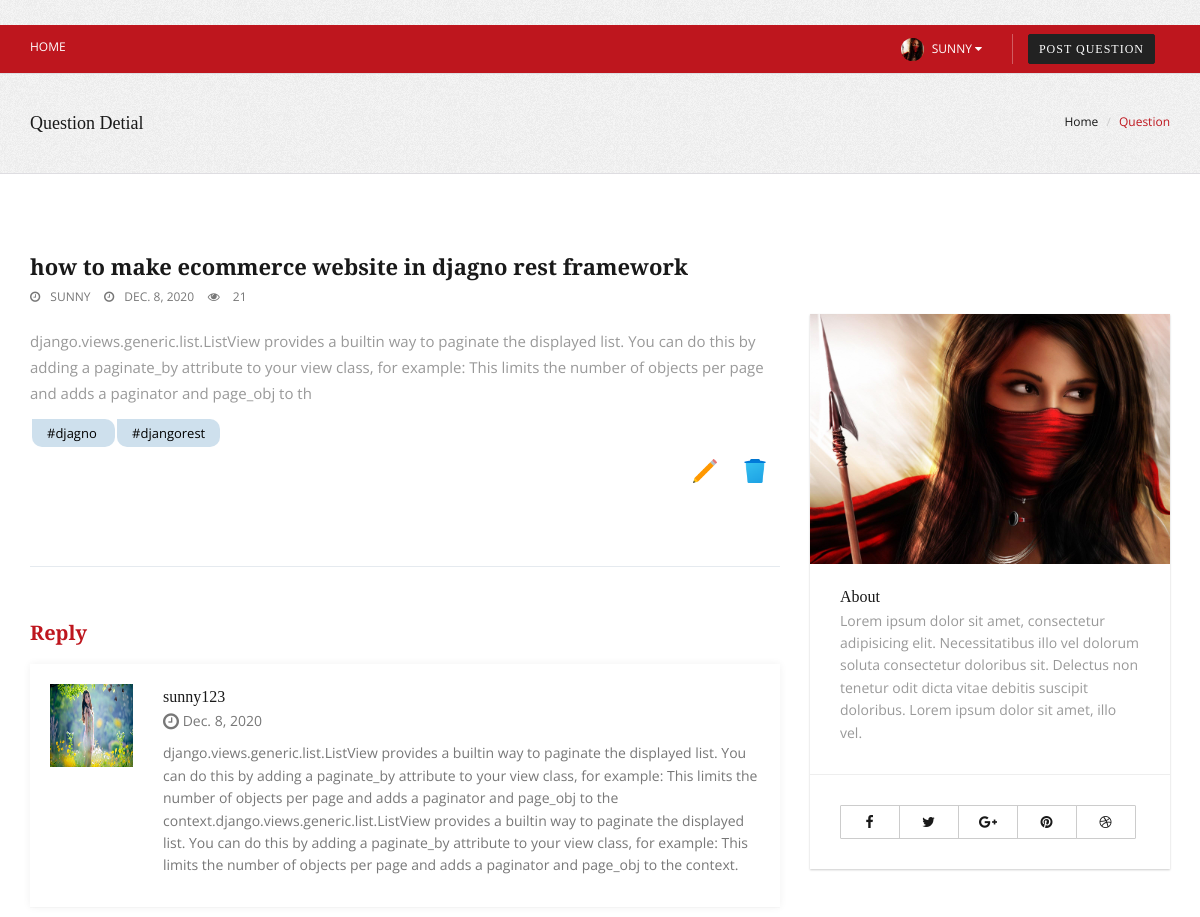
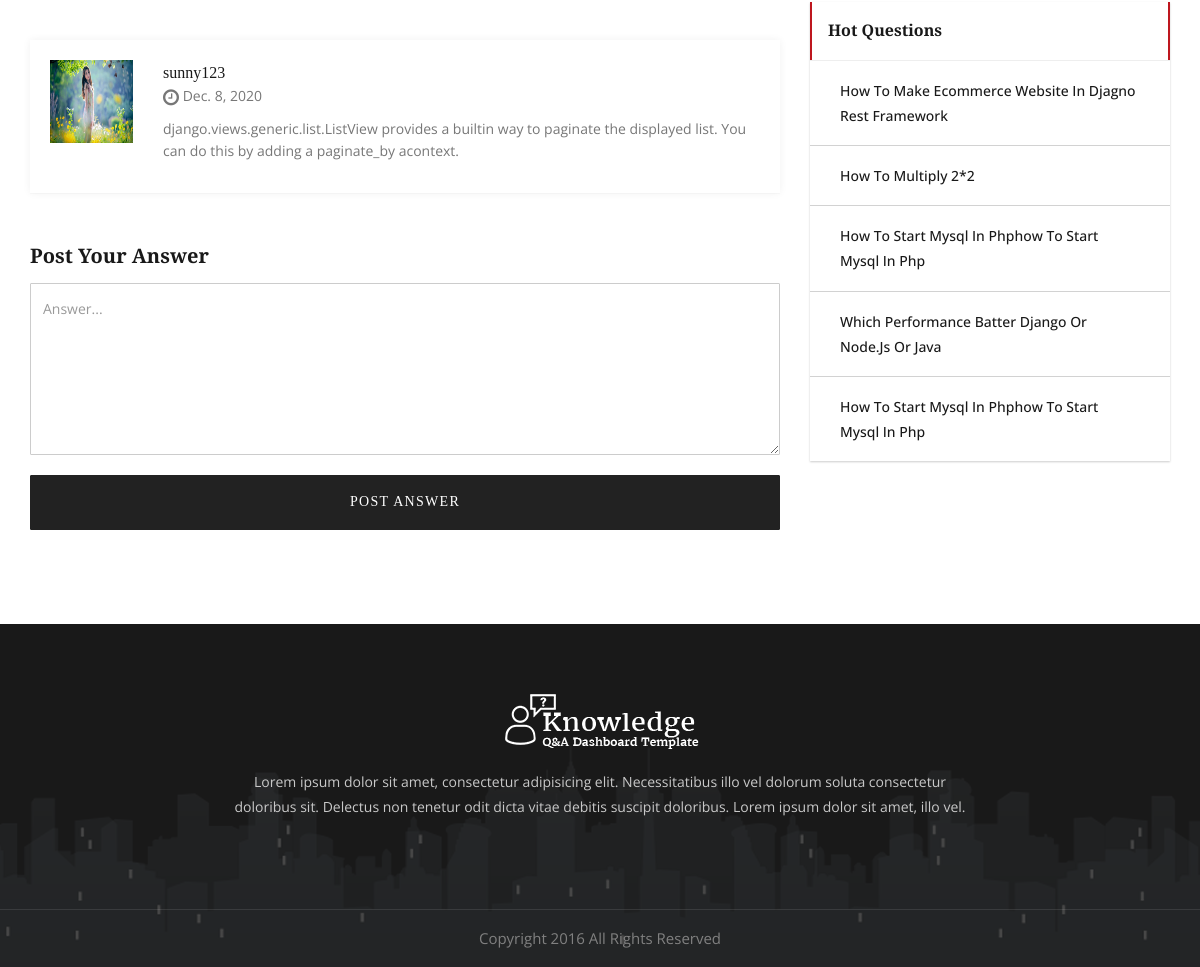
/question/7/ (signed in), run on the app's committed database (2 pictures, top to bottom).
### users/models.py (models this page shows, shortened)
class Profile(models.Model):
    GENDER_CHOICES = (
        ('male','male'),
        ('female','female'),
        ('other','other'),
    )
    user = models.OneToOneField(User, on_delete=models.CASCADE)
    name = models.CharField(max_length=150, null=False, blank=False,default="")
    image = models.ImageField(upload_to='image/',default='default.png', null=True, blank=True)
    field = models.CharField(max_length=100,null=True,blank=True)
    phone_no = models.CharField(validators=[RegexValidator("^0?[5-9]{1}\d{9}$")], max_length=51, null=True, blank=True)
    location = models.CharField(max_length=200,null=True)
    about = models.CharField(max_length=300,null=True)
    gender = models.CharField(choices=GENDER_CHOICES, max_length=50,null=True,blank=True)

### core/models.py (models this page shows)
class Question(models.Model):
    user = models.ForeignKey(to=Profile, on_delete=models.CASCADE)
    question_title = models.CharField(max_length=255, null=False, blank=False)
    description = models.TextField(max_length=255, null=False, blank=False)
    views = models.IntegerField(default=0, null=False,blank=False)
    tags = models.CharField(max_length=255, null=True, blank=True)
    create_at = models.DateField(auto_now_add=True)
    def incrementViewCount(self):
        self.views += 1
        self.save()

class Answer(models.Model):
    question = models.ForeignKey(to=Question, on_delete=models.CASCADE, null=False, blank=False)
    answer_by = models.ForeignKey(to=Profile, on_delete=models.CASCADE, null=False, blank=False)
    answer = models.TextField(max_length=255, null=False, blank=False)
    create_at = models.DateField(auto_now_add=True)

### core/views.py (the view, shortened to what this page needs)
# urls.py: path("question/<int:pk>/", QuestionDetailView.as_view(), name='detail'),
class QuestionDetailView(LoginRequiredMixin, DetailView):
    model = Question
    template_name = 'core/question-detial.html'
    context_object_name = 'question'
    form_class = AnswerForm
    def get_context_data(self, **kwargs):
        data = super(QuestionDetailView, self).get_context_data(**kwargs)
        question = Question.objects.get(pk=self.kwargs.get('pk'))
        profile = Profile.objects.get(user=question.user.user)
        answer = Answer.objects.filter(question=self.kwargs.get('pk'))
        hot_que = Question.objects.all().order_by('-id')[:5]
        tag_list = question.tags.split("#")
        data['profile'] = profile
        data['answer'] = answer
        data['hot_que'] = hot_que
        data['tag_list'] = tag_list[1:]
        data['form'] = AnswerForm(instance=self.request.user)
        return data
    def get_object(self, queryset=None):
        item = super().get_object(queryset)
        item.incrementViewCount()
        return item

### core/forms.py
class AnswerForm(ModelForm):
    class Meta:
        model = Answer
        fields = ('answer',)

### core/templates/core/question-detial.html (shortened to what this page needs)
{% extends 'core/base.html' %}
{% load crispy_forms_tags %}
{% load static %}
{% block content %}
    <section class="page-title">
      <div class="container">
        <div class="row">
          <div class="col-md-6 col-sm-7 co-xs-12 text-left">
            <h1>Question Detial</h1>
          </div>
          <div class="col-md-6 col-sm-5 co-xs-12 text-right">
            <div class="bread">
              <ol class="breadcrumb">
                <li><a href="{% url 'home' %}">Home</a>
                </li>
                <li class="active">Question</li>
              </ol>
            </div>
          </div>
        </div>
      </div>
    </section>
    <section class="section-padding-80 white question-details">
      <div class="container">
        <div class="row">
          <div class="col-md-8 col-lg-8 col-sm-12 col-xs-12">
            <div class="listing-grid ">
              <div class="row">
                <div class="col-md-12 col-sm-12 col-xs-12">
                  <h3><a href="#"> {{question.question_title}} </a></h3>
                  <div class="listing-meta">
                     <span><i class="fa fa-clock-o" aria-hidden="true"></i>{{question.user.user.username}}</span>
                     <span><i class="fa fa-clock-o" aria-hidden="true"></i>{{question.create_at}}</span>
                     <span><i class="fa fa fa-eye" aria-hidden="true"></i> {{question.views}}</span> </div>
                </div>
                <div class="col-md-12 col-sm-12 col-xs-12">
                  <p>{{question.description}}</p>
                  <div class="tagcloud">
                    {% for tag in tag_list %}
                     <a href="#">#{{tag}}</a>
                    {% endfor %}
                    </div>
                  {% if question.user.user == request.user %}
										<a href="{% url 'delete' question.id %}" ><img style="border:0; height:50px; width: 50px; padding:10px; float: right;" src="{% static 'icon/i-blue-delete.png' %}" /><a>
										<a href="{% url 'update' question.id %}" ><img style="border:0; height:50px; width: 50px; padding:10px; float: right;" src="{% static 'icon/i-edit.png' %}" /><a>
										{% endif %}
                </div>
              </div>
            </div>
            <div class="thread-reply">
              <h2>Reply </h2>
              {% for ans in answer %}
              <div class="media-block card-box ribbon-content">
                <div class="media-left">
                  <a data-toggle="tooltip" data-placement="bottom" data-original-title="Martina Jaz" href="#">
                    <img class="img-sm" alt="Profile Picture" src="{{ans.answer_by.image.url}}">
                  </a>
                </div>
                <div class="media-body">
                  <div class="mar-btm">
                    <h4><a href="#" class="btn-link text-semibold media-heading box-inline">{{ans.answer_by.user.username}}</a></h4>
                    <p class="text-muted text-sm"><i class="fa fa-clock-o fa-lg"></i> {{ans.create_at}}</p>
                  </div>
                  <p>{{ans.answer}}</p>
                </div>
              </div>
              {% endfor %}
              <form method="POST" >
                <div class="form-group">
                  <label>Post Your Answer</label>
                  <textarea cols="12" rows="7" class="form-control" name="text" type="text" placeholder="Answer..." required></textarea>
                </div>
                <button type="submit" class="btn btn-primary btn-lg btn-block">Post Answer</button>
              </form>
            </div>
          </div>
          <div class="col-md-4 col-sm-12 col-xs-12 clearfix">
            <div class="side-bar">
              <div class="widget">
                <div class="widget-image widget-image-sm"> <img alt="image" src="{{profile.image.url}}">
                </div>
                <div class="widget-content border-bottom">
                  <h4>About</h4>
                  <p>{{profile.about}}</p>
                </div>
                <div class="widget-content">
                  <div class="btn-group"> <a title="" data-toggle="tooltip" class="btn btn-default" href="javascript:void(0)" data-original-title="Facebook"><i class="fa fa-facebook fa-fw"></i></a> <a title="" data-toggle="tooltip" class="btn btn-default" href="javascript:void(0)" data-original-title="Twitter"><i class="fa fa-twitter fa-fw"></i></a> <a title="" data-toggle="tooltip" class="btn btn-default" href="javascript:void(0)" data-original-title="Google Plus"><i class="fa fa-google-plus fa-fw"></i></a> <a title="" data-toggle="tooltip" class="btn btn-default" href="javascript:void(0)" data-original-title="Pinterest"><i class="fa fa-pinterest fa-fw"></i></a> <a title="" data-toggle="tooltip" class="btn btn-default" href="javascript:void(0)" data-original-title="Dribbble"><i class="fa fa-dribbble fa-fw"></i></a> </div>
                </div>
              </div>
              <div class="widget">
                <div class="recent-comments">
                  <h2>Hot Questions</h2>
                  <hr class="widget-separator no-margin">
                  <ul>
                    {% for que in hot_que %}
                    <li><a href="{% url 'detail' que.id %}">{{que.question_title}}</a>
                    </li>
                    {% endfor %}
                  </ul>
                </div>
              </div>
            </div>
          </div>
        </div>
      </div>
    </section>
{% endblock %}

### core/templates/core/base.html (shortened to what this page needs)
{% load static %}
<!DOCTYPE html>
<html lang="en">
<head>
    <link rel="stylesheet" href="{% static 'css/bootstrap.css' %}">
    <link rel="stylesheet" href="{% static 'css/style.css' %}">
    <link rel="stylesheet" href="{% static 'css/font-awesome.css' %}">
    <link rel="stylesheet" href="{% static 'css/et-line-fonts.css' %}">
      <link rel="stylesheet" type="text/css" href="{% static 'css/owl.carousel.css' %}">
      <link rel="stylesheet" type="text/css" href="{% static 'css/owl.style.css' %}">
    <link type="text/css" rel="stylesheet" href="{% static 'css/animate.min.css' %}">
    <link type="text/css" rel="stylesheet" href="{% static 'css/bootstrap-dropdownhover.min.css' %}">
</head>
<body>
	<div class="top-bar">
		<div class="container">
			<div class="row">
				<div class="col-lg-4 col-md-4 col-sm-6 col-xs-4">
					<ul class="top-nav nav-left">
						<li><a href="{% url 'home' %}">Home</a>
						</li>
					</ul>
				</div>
				<div class="col-lg-8 col-md-8 col-sm-6 col-xs-8">
					<ul class="top-nav nav-right">
						{% if not request.user.is_authenticated %}
						<li><a href="{% url 'login' %}"><i class="fa fa-lock" aria-hidden="true"></i>Login</a>
						</li>
						<li><a href="{% url 'register' %}"><i class="fa fa-user-plus" aria-hidden="true"></i>Register</a>
						</li>
						{% else %}
						<li class="dropdown">
							<a class="dropdown-toggle" data-hover="dropdown" data-toggle="dropdown" data-animations="fadeInUp">
								<img class="img-circle resize" alt="" src="{{request.user.profile.image.url}}">
								<span class="hidden-xs small-padding">
									<span>{{request.user.username}}</span>
								<i class="fa fa-caret-down"></i>
								</span>
							</a>
							<li>
								<div ><a href="{% url 'create' %}" class="btn btn-primary btn-sm">Post Question</a>
								</div>
							</li>
						</li>
						{% endif %}
					</ul>
				</div>
			</div>
		</div>
	</div>
	<div class="main-content-area">
		{% block content %}
		{% endblock %}
	</div>
  <footer class="footer-area">
    <div class="footer-content">
      <div class="container">
        <div class="row clearfix">
          <div class="col-md-8 col-md-offset-2">
            <div class="footer-content text-center no-padding margin-bottom-40">
              <div class="logo-footer"><img id="logo-footer" class="center-block" src="images/logo-1.png" alt="">
              </div>
              <p>Lorem ipsum dolor sit amet, consectetur adipisicing elit. Necessitatibus illo vel dolorum soluta consectetur doloribus sit. Delectus non tenetur odit dicta vitae debitis suscipit doloribus. Lorem ipsum dolor sit amet, illo vel.</p>
            </div>
          </div>
        </div>
      </div>
    </div>
    <div class="footer-copyright">
      <div class="auto-container clearfix">
        <div class=" text-center">Copyright 2016 All Rights Reserved</div>
      </div>
    </div>
  </footer>
</body>
</html>

### data on the page
Question: question_title "how to make ecommerce website in djagno rest framework", user.user.username "SUNNY", create_at "DEC. 8, 2020", views "21", description "django.views.generic.list.ListView provides a builtin way to paginate the displayed list. You can do this by adding a paginate_by attribute to your view class, for example: This limits the number of objects per page and adds a paginator and page_obj to th", question_title "How To Make Ecommerce Website In Djagno Rest Framework"
Answer: answer_by.image (picture), answer_by.user.username "sunny123", create_at "Dec. 8, 2020", answer "django.views.generic.list.ListView provides a builtin way to paginate the displayed list. You can do this by adding a paginate_by attribute to your view class, for example: This limits the number of objects per page and adds a paginator and page_obj to the context.django.views.generic.list.ListView provides a builtin way to paginate the displayed list. You can do this by adding a paginate_by attribute to your view class, for example: This limits the number of objects per page and adds a paginator and page_obj to the context."
Answer: answer_by.image (picture), answer_by.user.username "sunny123", create_at "Dec. 8, 2020", answer "django.views.generic.list.ListView provides a builtin way to paginate the displayed list. You can do this by adding a paginate_by acontext."
Profile: image (picture), about "Lorem ipsum dolor sit amet, consectetur adipisicing elit. Necessitatibus illo vel dolorum soluta consectetur doloribus sit. Delectus non tenetur odit dicta vitae debitis suscipit doloribus. Lorem ipsum dolor sit amet, illo vel."
Question: question_title "How To Multiply 2*2"
Question: question_title "How To Start Mysql In Phphow To Start Mysql In Php"
Question: question_title "Which Performance Batter Django Or Node.js Or Java"
Question: question_title "How To Start Mysql In Phphow To Start Mysql In Php"

### other printed values
{{ request.user.username }} "SUNNY"
{{ tag }} "djagno" "djangorest"
